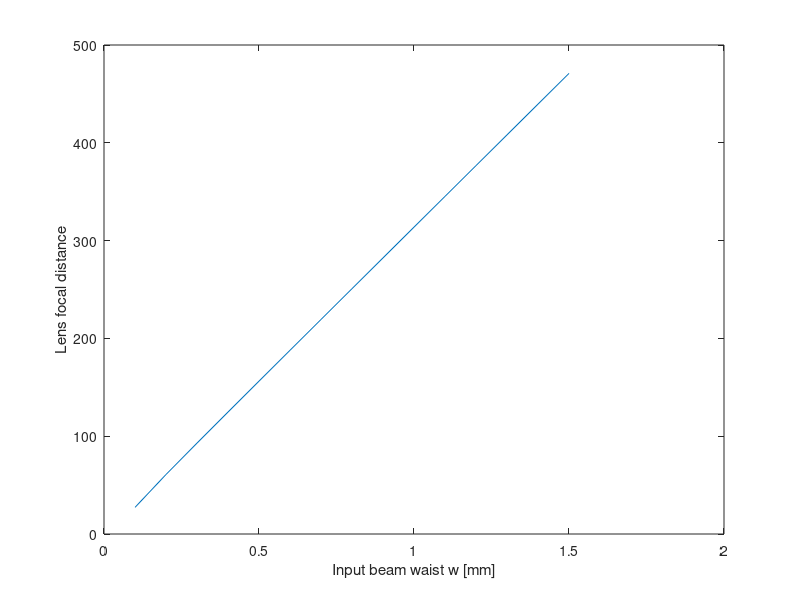

This figure's MATLAB source:
w0=0.1/2;

w=0.1:0.1:1.5;
lambda=500e-6;
f=pi*w0.*sqrt(w.^2-w0^2)./lambda;

figure, plot(w,f);
xlabel('Input beam waist w [mm]');
ylabel('Lens focal distance')
zR=pi*w0^2/lambda;

f=5;
w=w0*sqrt(1+(f/(pi*w0))^2);